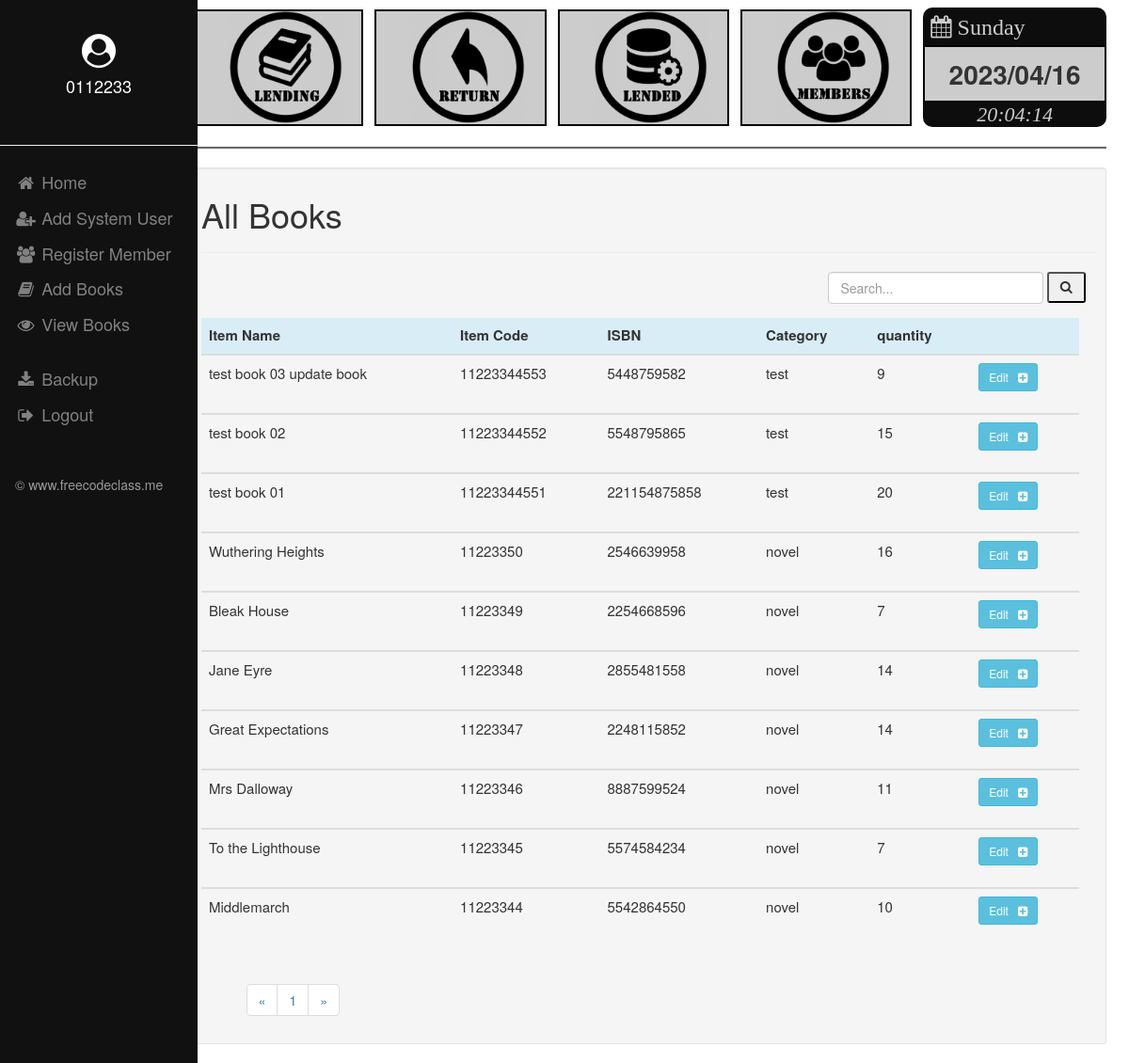
Screenshot of /stocks/view_books.php (signed in) with the database file from the repository.
### tables this page shows
CREATE TABLE `books_data` (
  `b_id` int(11) NOT NULL,
  `b_item_code` varchar(200) NOT NULL,
  `b_item_name` varchar(200) NOT NULL,
  `b_item_category` varchar(200) NOT NULL,
  `b_item_quantity` text NOT NULL,
  `b_item_isbn` text NOT NULL
);

### stocks/view_books.php (the view, shortened to what this page needs)
<?php
include '../connection/db_connection.php';
?>
<html>
    <head>
        <link href="../css/styles_all.css" rel="stylesheet" type="text/css"/>
        <link href="../font-awesome-4.7.0/css/font-awesome.min.css" rel="stylesheet" type="text/css"/>
        <link href="../bootstrap/css/bootstrap.min.css" rel="stylesheet" type="text/css"/>
    </head>
    <body>
        <?php
            include '../main/sidebar.php';
            include '../main/header.php';
        ?>
        <div class="container well well-sm" style="margin-left: 17%; width: 81%">
            <h1>All Books</h1><hr>
            <div class="form-group" style="margin-left: 70%;">
                <form action="view_books.php" method="POST" class="form-inline">
                    <input type="text" placeholder="Search..." name="search" class="form-control" style="width:80%;">
                    <button type="submit" class="btn-group-lg" style="padding: 7px 12px 8px 12px; border-radius: 3px;"><i class="fa fa-search"></i></button>
                </form>
            </div>
            <?php
                    $results_per_page = 10;
                    if (isset($_GET["page"])) {
                         $page  = $_GET["page"];
                    } else {
                        $page=1;
                        }
                    $start_from = ($page-1) * $results_per_page;
               $sql = "SELECT * FROM books_data ORDER BY b_id DESC LIMIT $start_from, ".$results_per_page;
               $result = $conn->query($sql);
                    echo "<div class='table-responsive'>";
                    echo "<table class='table' style='font-size: 15px; width: 98%'>";
                    echo "<thead>";
                    echo "<tr class='info'><th>Item Name</th><th>Item Code</th><th>ISBN</th>"
                       . "<th>Category</th><th>quantity</th><th></th>";
                    echo "</thead>";
                    include './book_search.php';
                     while($row = $result->fetch_assoc()){
                             echo "<tbody><tr class='active'><td>";
                             echo $row["b_item_name"];
                             echo "</td><td>";
                             echo $row["b_item_code"];
                             echo "</td><td>";
                             echo $row["b_item_isbn"];
                             echo "</td><td>";
                             echo $row["b_item_category"];
                             echo "</td><td>";
                             echo $row["b_item_quantity"];
                             echo "</td><td>";
                             echo "<form action='book_update.php' method='POST'>";
                             ?>
                                <button class='btn btn-sm btn-info' type='submit' name="itemcode" value="<?php echo $row["b_item_code"] ?>">Edit &nbsp; <i class='fa fa-plus-square'></i></button>
                            <?php
                             echo "</form>";
                             echo "</td></tr>";
                             echo "</tbody>";
                        }
                             echo "</table>";
                             echo "</div>";
                                $sql1 = "SELECT COUNT(b_id) AS total FROM books_data";
                                $result1 = $conn->query($sql1);
                                $row1 = $result1->fetch_assoc();
                                $total_pages = ceil($row1["total"] / $results_per_page);
                            ?>
                    <ul class="pagination" style="margin-left: 5%">
                        <li><a href="view_books.php?page=<?php echo $i; ?>">&laquo;</a></li>
                         <li>
                         <?php
                      for ($i=1; $i<=$total_pages; $i++) {
                       echo "<a href='view_books.php?page=".$i."'";
                       if ($i==$page){  echo " class='curPage'";}
                       echo ">".$i."</a> ";
                          }
                          ?>
                         </li>
                         <li><a href="view_books.php?page=<?php echo $i; ?>">&raquo;</a></li>
                    </ul>
        </div>
    </body>
</html>

### css/styles_all.css (style rules this page uses)
body { margin: 0; font-family: Arial, Helvetica, sans-serif; background-color: #ffffff; }

### rows the page displays
books_data: b_item_name "test book 03 update book", b_item_code "11223344553", b_item_isbn "5448759582", b_item_category "test", b_item_quantity "9"
books_data: b_item_name "test book 02", b_item_code "11223344552", b_item_isbn "5548795865", b_item_category "test", b_item_quantity "15"
books_data: b_item_name "test book 01", b_item_code "11223344551", b_item_isbn "221154875858", b_item_category "test", b_item_quantity "20"
books_data: b_item_name "Wuthering Heights", b_item_code "11223350", b_item_isbn "2546639958", b_item_category "novel", b_item_quantity "16"
books_data: b_item_name "Bleak House", b_item_code "11223349", b_item_isbn "2254668596", b_item_category "novel", b_item_quantity "7"
books_data: b_item_name "Jane Eyre", b_item_code "11223348", b_item_isbn "2855481558", b_item_category "novel", b_item_quantity "14"
books_data: b_item_name "Great Expectations", b_item_code "11223347", b_item_isbn "2248115852", b_item_category "novel", b_item_quantity "14"
books_data: b_item_name "Mrs Dalloway", b_item_code "11223346", b_item_isbn "8887599524", b_item_category "novel", b_item_quantity "11"
books_data: b_item_name "To the Lighthouse", b_item_code "11223345", b_item_isbn "5574584234", b_item_category "novel", b_item_quantity "7"
books_data: b_item_name "Middlemarch", b_item_code "11223344", b_item_isbn "5542864550", b_item_category "novel", b_item_quantity "10"

### other values shown
$_SESSION['user_name'] "0112233"
